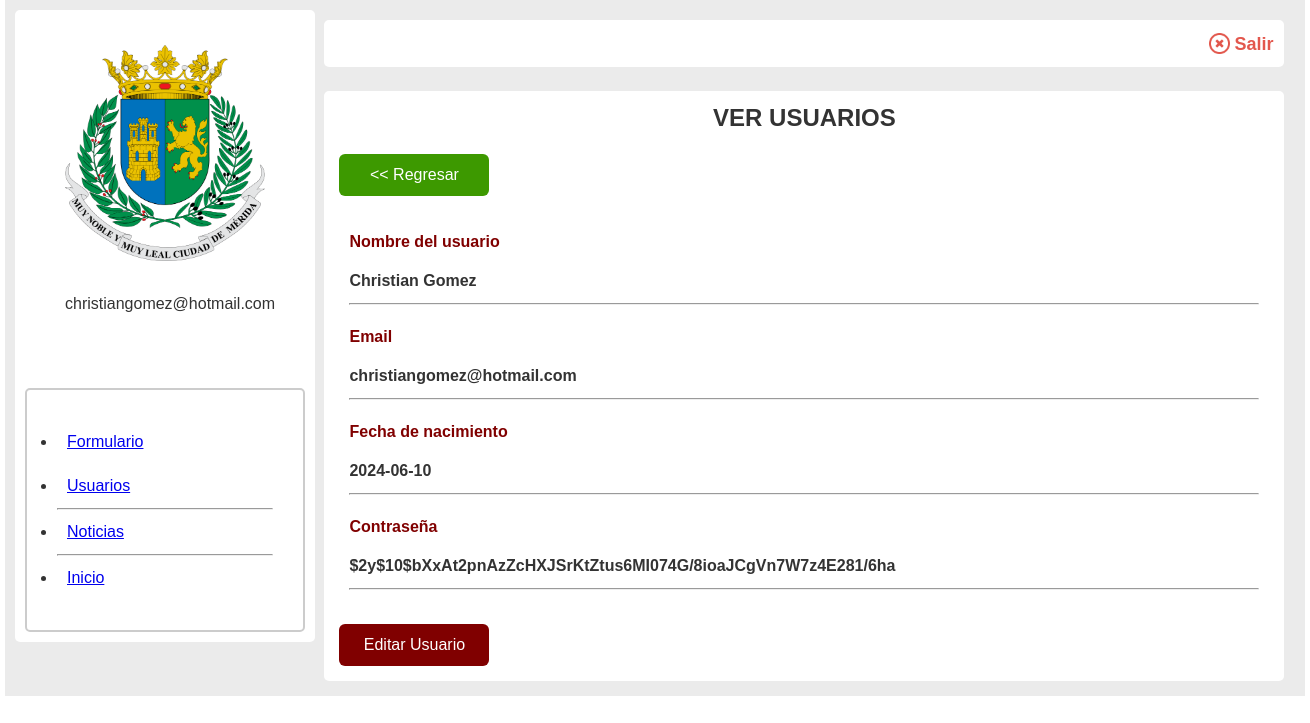
The app's page /ver_usuario.php?id=13 (signed in) with its own data.
### tables this page shows
CREATE TABLE `registro` (
  `id` int(4) NOT NULL,
  `nombre` varchar(25) DEFAULT NULL,
  `apellido` varchar(50) DEFAULT NULL,
  `correo` varchar(100) DEFAULT NULL,
  `contrasena` varchar(255) DEFAULT NULL,
  `fecha` date DEFAULT NULL,
  `pregunta` varchar(50) DEFAULT NULL,
  `respuesta` varchar(50) DEFAULT NULL
);

### ver_usuario.php (the view, shortened to what this page needs)
<!DOCTYPE html>
<html lang="en">
<head>
  <link rel="stylesheet" href="estilos.css">
</head>
<body>
  <div class="cont_padre_panel ancho">
    <?php
    include "menudashboard.php";
    ?>
    <div class="cont_panel_derecho">
      <div class="cont_panel_derecho_hijo1">
        <div class="elemento_salir">
          <img src="imagenes/cancelar.png" class="img_cancelar" >
          <a href="salir.php" class="salir">Salir</a>
        </div>
      </div>
      <br>
      <div class="cont_panel_derecho_hijo2">
        <h2 class="titulo_panel"> VER USUARIOS</h2>
        <br>
        <a href="dashboard_usuarios.php" class="btn_rojo2"><< Regresar</a>
        <br><br>
        <?php
        require "conexion.php";
        $id_usuario = $_GET['id'];
        $verusuario = "SELECT * FROM registro WHERE id = '$id_usuario'";
        $resultado = mysqli_query($conectar, $verusuario);
        $fila = $resultado -> fetch_array();
        ?>
        <div class="contenedor_ver_usuarios">
          <p class="campo">Nombre del usuario</p>
          <p class="dato"><?php echo $fila ["nombre"]?>  <?php echo $fila['apellido']?></p>
          <hr>
        </div>
        <div class="contenedor_ver_usuarios">
          <p class="campo">Email</p>
          <p class="dato"><?php echo $fila['correo']?></p>
          <hr>
        </div>
        <div class="contenedor_ver_usuarios">
          <p class="campo">Fecha de nacimiento</p>
          <p class="dato"><?php echo $fila['fecha']?></p>
          <hr>
        </div>
        <div class="contenedor_ver_usuarios">
          <p class="campo">Contraseña</p>
          <p class="dato"><?php echo $fila['contrasena']?></p>
          <hr>
        </div>
        <br>
        <a href="editar_usuario.php?id=<?php echo $fila['id'];?>"class="btn_rojo3">Editar Usuario</a>
      </div>
    </div>
  </div>
</body>
</html>

### estilos.css (style rules this page uses)
* { box-sizing: border-box; margin: 0; padding: 0; }
body { font-family: Arial, Helvetica, sans-serif; height: 100vh; font-size: 16px; line-height: 24px; color: #333; }
:root { --color1: #001dbe; --color2: #bebebe; }
.ancho { width: 1300px; margin: auto; }
.btn_rojo2 { width: 150px; padding: 9px 15px; background-color: #3d9900; color: white; border: 0; border-radius: 6px; text-decoration: none; display: inline-block; text-align: center; }
.btn_rojo3 { width: 150px; padding: 9px 15px; background-color: #800000; color: white; border: 0; border-radius: 6px; text-decoration: none; display: inline-block; text-align: center; }
.cont_padre_panel { padding: 10px; background-color: #ebebeb; }
.cont_panel_derecho { width: 960px; display: inline-block; vertical-align: top; padding: 5px; }
.cont_panel_derecho_hijo1 { padding: 10px; text-align: right; border-radius: 5px; margin-top: 5px; background-color: white; width: 960px; }
.cont_panel_derecho_hijo2 { background-color: white; border-radius: 5px; padding: 15px; width: 960px; }
.titulo_panel { text-align: center; }
.contenedor_ver_usuarios { padding: 10px; }
.dato { color: #333; padding-bottom: 10px; font-weight: bold; }
.campo { color: #800000; padding-bottom: 15px; font-weight: bold; }
.elemento_salir { padding: 1px; }
.salir { display: inline-block; text-decoration: none; color: #e3574d; font-size: 18px; font-weight: bold; vertical-align: middle; }
.img_cancelar { width: 21px; display: inline-block; vertical-align: middle; }

### records on screen
registro: nombre "Christian", apellido "Gomez", correo "christiangomez@hotmail.com", fecha "2024-06-10", contrasena "$2y$10$bXxAt2pnAzZcHXJSrKtZtus6MI074G/8ioaJCgVn7W7z4E281/6ha"

### other values on screen
$usuario "christiangomez@hotmail.com"
